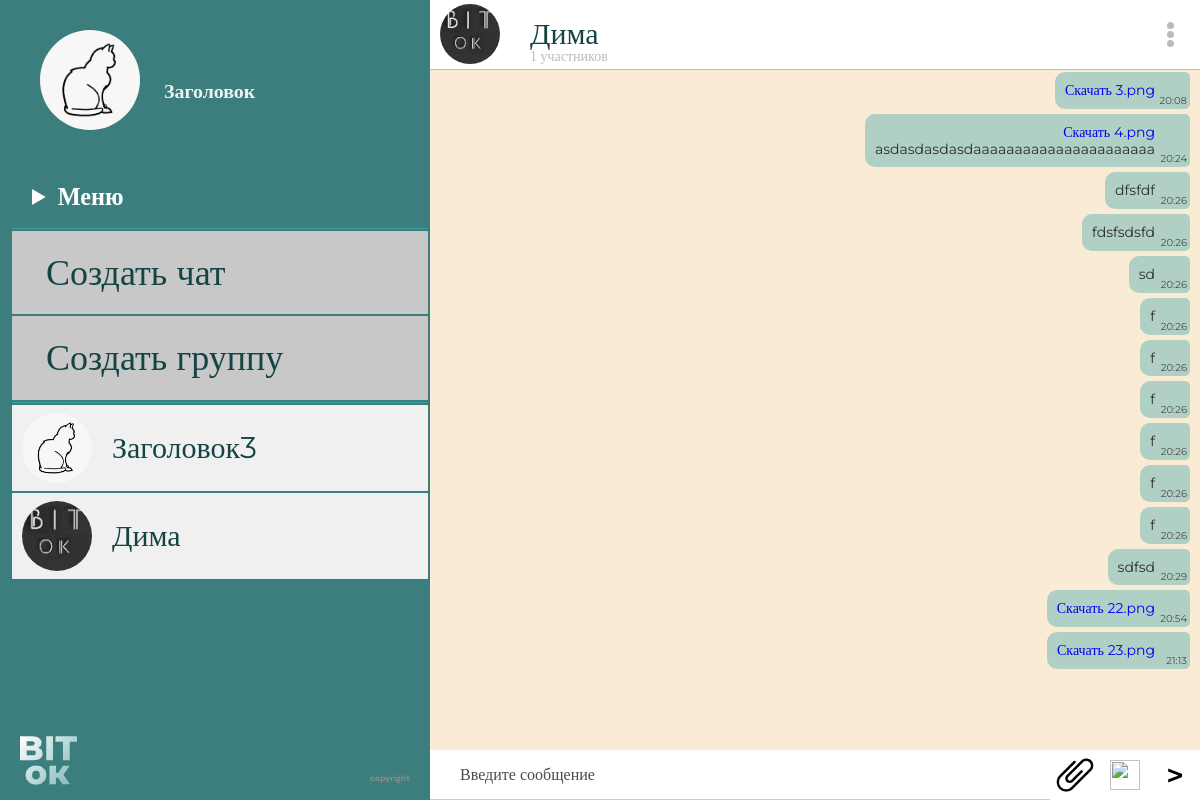
Page /read_chat/2 (signed in) on the committed database.
### data/user.py (models this page shows, shortened)
class User(SqlAlchemyBase, UserMixin):
    __tablename__ = 'user'
    id = sqlalchemy.Column(sqlalchemy.Integer,
                           primary_key=True, autoincrement=True)
    name = sqlalchemy.Column(sqlalchemy.String, nullable=True)
    email = sqlalchemy.Column(sqlalchemy.String,
                              index=True, unique=True, nullable=True)
    hashed_password = sqlalchemy.Column(sqlalchemy.String, nullable=True)
    publications = sqlalchemy.Column(sqlalchemy.String, nullable=True)
    friends = sqlalchemy.Column(sqlalchemy.String, nullable=True)
    potential_friends = sqlalchemy.Column(sqlalchemy.String, nullable=True)
    photo = sqlalchemy.Column(sqlalchemy.String)
    messages = sqlalchemy.Column(sqlalchemy.String)
    messages_bad = sqlalchemy.Column(sqlalchemy.String)
    form = sqlalchemy.Column(sqlalchemy.String)
    role = sqlalchemy.Column(sqlalchemy.Integer)
    chats = sqlalchemy.Column(sqlalchemy.String)
    idstr = sqlalchemy.Column(sqlalchemy.String)
    current_form = sqlalchemy.Column(sqlalchemy.String)

### data/private_chat.py (models this page shows)
class PrivateChat(SqlAlchemyBase):
    __tablename__ = 'privatechat'
    id = sqlalchemy.Column(sqlalchemy.Integer,
                           primary_key=True, autoincrement=True)
    name1 = sqlalchemy.Column(sqlalchemy.String)
    name2 = sqlalchemy.Column(sqlalchemy.String)
    user1 = sqlalchemy.Column(sqlalchemy.Integer)
    user2 = sqlalchemy.Column(sqlalchemy.Integer)
    photo1 = sqlalchemy.Column(sqlalchemy.String)
    photo2 = sqlalchemy.Column(sqlalchemy.String)

### data/chat.py (models this page shows)
class Chat(SqlAlchemyBase):
    __tablename__ = 'chat'
    id = sqlalchemy.Column(sqlalchemy.Integer,
                           primary_key=True, autoincrement=True)
    name = sqlalchemy.Column(sqlalchemy.String, nullable=True)
    admin = sqlalchemy.Column(sqlalchemy.Integer)
    photo = sqlalchemy.Column(sqlalchemy.String)
    peoples = sqlalchemy.Column(sqlalchemy.String)
    count_peoples = sqlalchemy.Column(sqlalchemy.Integer)

### data/messages.py (models this page shows)
class Messages(SqlAlchemyBase):
    __tablename__ = 'messages'
    id = sqlalchemy.Column(sqlalchemy.Integer,
                           primary_key=True, autoincrement=True)
    chat = sqlalchemy.Column(sqlalchemy.Integer)
    sender = sqlalchemy.Column(sqlalchemy.Integer)
    name = sqlalchemy.Column(sqlalchemy.String)
    text = sqlalchemy.Column(sqlalchemy.String)
    photo = sqlalchemy.Column(sqlalchemy.String)
    time = sqlalchemy.Column(sqlalchemy.String)
    sticker = sqlalchemy.Column(sqlalchemy.String)
    file = sqlalchemy.Column(sqlalchemy.String)

### main.py (the view, shortened to what this page needs)
@app.route('/read_chat/<int:id>', methods=['GET', 'POST'])
def read_chat(id):
    form = AddMessage()
    data = db_sess.query(Chat).filter(Chat.peoples.like(f'%{current_user.id}%')).all()
    data2 = db_sess.query(PrivateChat).filter(
        or_(PrivateChat.user2 == current_user.id, PrivateChat.user1 == current_user.id)).all()
    chat, = filter(lambda a: a.id == id, data)
    messages = db_sess.query(Messages).filter(Messages.chat == id).all()
    return render_template('read_chat.html', title='Группа', form=form, chat=chat, messages=messages, id=id,
                           admin=chat.admin, data=data, data2=data2, stickers=STICKERS)

### forms/addmessage.py
class AddMessage(FlaskForm):
    content = StringField('Сообщение')
    file = FileField('Файл')
    submit = SubmitField('Отправить')

### data/db_session.py (called while the page is built)
def create_session() -> Session:
    global __factory
    return __factory()

### main.py (called while the page is built)
@login_manager.user_loader
def load_teacher(user_id):
    db_sess = db_session.create_session()
    return db_sess.query(User).get(user_id)

### templates/read_chat.html (shortened to what this page needs)
<!DOCTYPE html>
<html lang="en">
<head>
    <link rel="stylesheet" href="../static/css/read-chat_style/read-chat_style.css">
</head>
<body>
    {% if current_user.is_authenticated %}
    <div class="site">
        <div class="site_left">
            <div class="profile">
                <div class="profile__img-wrapper">
                    <img src="/static/profile_photos/{{current_user.photo}}" alt="" class="profile__img">
                </div>
                <a href="/profile" class="profile__name" display="block">{{current_user.name}}</a>
            </div>
            <nav class="menu">
                <details class="menu__deatils-block">
                    <summary class="menu__title">Меню</summary>
                </details>
                <ul class="menu__buttons">
                    <li><a href="/add_private" class="menu__link">Создать чат</a></li>
                    <li><a href="/add_chat" class="menu__link">Создать группу</a></li>
                </ul>
                <ul class="menu__chats">
                    {% for item in data2%}
                    <a href="read_private_chat/{{item.id}}" class="chat" width="400">
                        {% if current_user.id == item.user1%}
                        <h2 class="chat__name">{{item.name1}}</h2>
                        <img class="chat__img" src="/static/profile_photos/{{item.photo2}}" width="70" height="70">
                        {% else %}
                        <h2 class="chat__name">{{item.name2}}</h2>
                        <img class="chat__img" src="/static/profile_photos/{{item.photo1}}" width="70" height="70">
                        {% endif %}
                    </a>
                    {% endfor %}
                    {% for item in data%}
                    <a href="/read_chat/{{item.id}}" class="chat" width="400">
                        <h2 class="chat__name">{{item.name}}</h2>
                        <img class="chat__img" src="/static/chat_imgs/{{item.photo}}" width="70" height="70">
                    </a>
                    {% endfor %}
                </ul>
            </nav>
            <footer class="footer">
                <a href="/index" class="footer__logo"><img src="/static/img/logo_footer.png" alt=""></a>
                <p class="footer__copyright">copyright</p>
            </footer>
        </div>
        <div class="site_right">
            <div class="group-chat">
                <nav class="group-chat__header header">
                    <div class="header-wrapper">
                        <img src="/static/chat_imgs/{{chat.photo}}" width="60" height="60">
                        <p class="header__chat-name">{{chat.name}}</p>
                        <span>{{chat.count_peoples}} участников</span>
                    </div>
                    <button class="header__menu-button">
                        <div class=""></div>
                        <div class=""></div>
                        <div class=""></div>
                    </button>
                </nav>
                <div class="messages">
                    {% for item in messages%}
                    {% if item.sender == 0 %}
                    <div class="col-md6 border rounded" align="center">
                        <div>
                            {{item.text}}
                        </div>
                    </div>
                    {% else %}
                    {% if item.sender != current_user.id %}
                    <div class="message-wrapper">
                        <a href="check_private/{{item.sender}}"><img class="message__user-image"
                                src="/static/profile_photos/{{item.photo}}" width="40" height="40"></a>
                        <div class="message message_not-user">
                            <a class="message__username" href="check_private/{{item.sender}}">
                                {{item.name}}
                            </a>
                            <p class="message__content">
                                {% if item.sticker == 'none' %}
                                {% if item.file == 'none' %}
                                {{item.text}}
                                {% else %}
                                <a class="message__a" href="/static/files/{{item.file}}" download>Скачать {{item.file}}</a> <br>
                                {{item.text}}
                                {% endif %}
                                {% else %}
                                <img class="message__img" src="/static/stickers/{{item.sticker}}" width="250" height="250">
                                {% endif %}
                            </p>
                            {% if current_user.role == 2 %}
                                <div class="message__content-wrapper">
                                    <a class="message__delete" href="delete_message/{{id}}/{{item.id}}">Удалить</a>
                                </div>
                                {% endif %}
                            <p class="message__time">
                                {{item.time}}
                            </p>
                        </div>
                    </div>
                    {% else %}
                    <div class="message message_user">
                        <p class="message__content">
                            {% if item.sticker == 'none' %}
                            {% if item.file == 'none' %}
                            {{item.text}}
                            {% else %}
                            <a class="message__a" href="/static/files/{{item.file}}" download>Скачать {{item.file}}</a> <br>
                            {{item.text}}
                            {% endif %}
                            {% else %}
                            <img class="message__img" src="/static/stickers/{{item.sticker}}" width="250" height="250">
                            {% endif %}
                        </p>
                        <p class="message__time">
                            {{item.time}}
                        </p>
                    </div>
                    {% endif %}
                    {% endif %}
                    {% endfor %}
                </div>
                <form class="group-chat__send" action="" method="post" enctype="multipart/form-data">
                    {{ form.content(class="form-control", placeholder="Введите сообщение") }}
                    <label for="file-upload" class="group-chat__send-file">
                        <img src="/static/img/send_file.jpg" alt="">
                    </label>
                    <a class="group-chat__send-stickers">
                        <img src="/static/img/sticker_button_img.png" alt="">
                    </a>
                    {{ form.submit(type="submit", class="group-chat__send-button") }}
                </form>
            </div>
        </div>
    </div>
    {% endif %}
</body>
</html>

### rows in the picture
User: photo (picture), name "Заголовок"
PrivateChat: name2 "Заголовок3", photo1 (picture)
Chat: name "Дима", photo (picture), count_peoples "1"
Messages: file "3.png", time "20:08"
Messages: file "4.png", text "asdasdasdasdaaaaaaaaaaaaaaaaaaaaaa", time "20:24"
Messages: text "dfsfdf", time "20:26"
Messages: text "fdsfsdsfd", time "20:26"
Messages: text "sd", time "20:26"
Messages: text "f", time "20:26"
Messages: text "f", time "20:26"
Messages: text "f", time "20:26"
Messages: text "f", time "20:26"
Messages: text "f", time "20:26"
Messages: text "f", time "20:26"
Messages: text "sdfsd", time "20:29"
Messages: file "22.png", time "20:54"
Messages: file "23.png", time "21:13"
